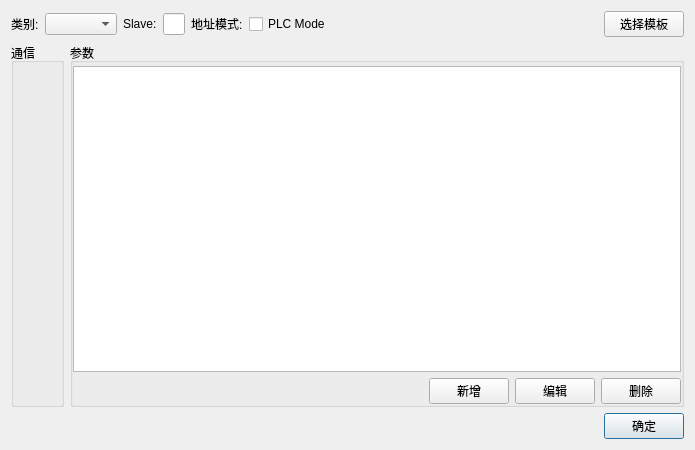
<?xml version="1.0" encoding="UTF-8"?>
<ui version="4.0">
 <class>JZModbusConfigDialogClass</class>
 <widget class="QDialog" name="JZModbusConfigDialogClass">
  <property name="geometry">
   <rect>
    <x>0</x>
    <y>0</y>
    <width>695</width>
    <height>450</height>
   </rect>
  </property>
  <property name="windowTitle">
   <string>Modbus</string>
  </property>
  <layout class="QVBoxLayout" name="verticalLayout">
   <item>
    <widget class="QWidget" name="widget" native="true">
     <layout class="QHBoxLayout" name="horizontalLayout_2">
      <property name="leftMargin">
       <number>0</number>
      </property>
      <property name="topMargin">
       <number>0</number>
      </property>
      <property name="rightMargin">
       <number>0</number>
      </property>
      <property name="bottomMargin">
       <number>0</number>
      </property>
      <item>
       <widget class="QLabel" name="label">
        <property name="text">
         <string>类别:</string>
        </property>
       </widget>
      </item>
      <item>
       <widget class="QComboBox" name="boxType"/>
      </item>
      <item>
       <widget class="QLabel" name="label_2">
        <property name="text">
         <string>Slave:</string>
        </property>
       </widget>
      </item>
      <item>
       <widget class="QLineEdit" name="lineSlave"/>
      </item>
      <item>
       <widget class="QLabel" name="label_3">
        <property name="text">
         <string>地址模式:</string>
        </property>
       </widget>
      </item>
      <item>
       <widget class="QCheckBox" name="chkPlc">
        <property name="text">
         <string>PLC Mode</string>
        </property>
       </widget>
      </item>
      <item>
       <spacer name="horizontalSpacer_2">
        <property name="orientation">
         <enum>Qt::Horizontal</enum>
        </property>
        <property name="sizeHint" stdset="0">
         <size>
          <width>604</width>
          <height>20</height>
         </size>
        </property>
       </spacer>
      </item>
      <item>
       <widget class="QPushButton" name="btnSelectTemplate">
        <property name="text">
         <string>选择模板</string>
        </property>
       </widget>
      </item>
     </layout>
    </widget>
   </item>
   <item>
    <widget class="QWidget" name="widget_2" native="true">
     <layout class="QHBoxLayout" name="horizontalLayout_3">
      <property name="leftMargin">
       <number>0</number>
      </property>
      <property name="topMargin">
       <number>0</number>
      </property>
      <property name="rightMargin">
       <number>0</number>
      </property>
      <property name="bottomMargin">
       <number>0</number>
      </property>
      <item>
       <widget class="QGroupBox" name="groupBox">
        <property name="maximumSize">
         <size>
          <width>200</width>
          <height>16777215</height>
         </size>
        </property>
        <property name="title">
         <string>通信</string>
        </property>
       </widget>
      </item>
      <item>
       <widget class="QGroupBox" name="groupBox_2">
        <property name="title">
         <string>参数</string>
        </property>
        <layout class="QVBoxLayout" name="verticalLayout_2">
         <property name="leftMargin">
          <number>0</number>
         </property>
         <property name="topMargin">
          <number>3</number>
         </property>
         <property name="rightMargin">
          <number>0</number>
         </property>
         <property name="bottomMargin">
          <number>0</number>
         </property>
         <item>
          <widget class="QTableWidget" name="tableModbus"/>
         </item>
         <item>
          <widget class="QWidget" name="widget_4" native="true">
           <layout class="QHBoxLayout" name="horizontalLayout_4">
            <property name="leftMargin">
             <number>0</number>
            </property>
            <property name="topMargin">
             <number>0</number>
            </property>
            <property name="rightMargin">
             <number>0</number>
            </property>
            <property name="bottomMargin">
             <number>0</number>
            </property>
            <item>
             <spacer name="horizontalSpacer_3">
              <property name="orientation">
               <enum>Qt::Horizontal</enum>
              </property>
              <property name="sizeHint" stdset="0">
               <size>
                <width>307</width>
                <height>20</height>
               </size>
              </property>
             </spacer>
            </item>
            <item>
             <widget class="QPushButton" name="btnAdd">
              <property name="text">
               <string>新增</string>
              </property>
              <property name="autoDefault">
               <bool>false</bool>
              </property>
             </widget>
            </item>
            <item>
             <widget class="QPushButton" name="btnEdit">
              <property name="text">
               <string>编辑</string>
              </property>
              <property name="autoDefault">
               <bool>false</bool>
              </property>
             </widget>
            </item>
            <item>
             <widget class="QPushButton" name="btnRemove">
              <property name="text">
               <string>删除</string>
              </property>
              <property name="autoDefault">
               <bool>false</bool>
              </property>
             </widget>
            </item>
           </layout>
          </widget>
         </item>
        </layout>
       </widget>
      </item>
     </layout>
    </widget>
   </item>
   <item>
    <widget class="QWidget" name="widget_3" native="true">
     <layout class="QHBoxLayout" name="horizontalLayout">
      <property name="leftMargin">
       <number>0</number>
      </property>
      <property name="topMargin">
       <number>0</number>
      </property>
      <property name="rightMargin">
       <number>0</number>
      </property>
      <property name="bottomMargin">
       <number>0</number>
      </property>
      <item>
       <spacer name="horizontalSpacer">
        <property name="orientation">
         <enum>Qt::Horizontal</enum>
        </property>
        <property name="sizeHint" stdset="0">
         <size>
          <width>443</width>
          <height>20</height>
         </size>
        </property>
       </spacer>
      </item>
      <item>
       <widget class="QPushButton" name="btnClose">
        <property name="text">
         <string>确定</string>
        </property>
        <property name="default">
         <bool>true</bool>
        </property>
       </widget>
      </item>
     </layout>
    </widget>
   </item>
  </layout>
 </widget>
 <layoutdefault spacing="6" margin="11"/>
 <resources/>
 <connections/>
</ui>
